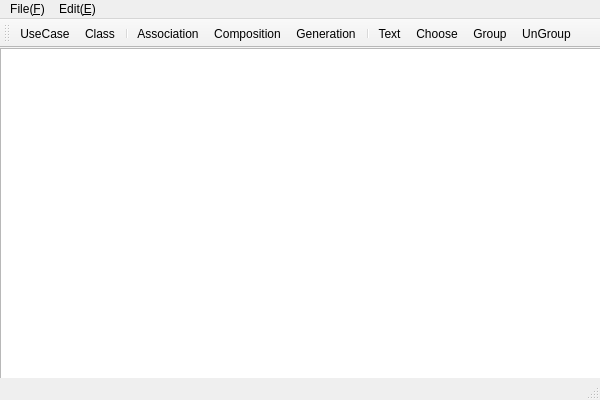
<?xml version="1.0" encoding="UTF-8"?>
<ui version="4.0">
 <class>UML_KEditorClass</class>
 <widget class="QMainWindow" name="UML_KEditorClass">
  <property name="geometry">
   <rect>
    <x>0</x>
    <y>0</y>
    <width>600</width>
    <height>400</height>
   </rect>
  </property>
  <property name="windowTitle">
   <string>UML_KEditorClass</string>
  </property>
  <widget class="QWidget" name="centralWidget">
   <widget class="QGraphicsView" name="graphicsView">
    <property name="geometry">
     <rect>
      <x>0</x>
      <y>0</y>
      <width>1200</width>
      <height>1200</height>
     </rect>
    </property>
   </widget>
  </widget>
  <widget class="QMenuBar" name="menuBar">
   <property name="geometry">
    <rect>
     <x>0</x>
     <y>0</y>
     <width>600</width>
     <height>21</height>
    </rect>
   </property>
   <widget class="QMenu" name="menuFile_F">
    <property name="title">
     <string>File(&amp;F)</string>
    </property>
   </widget>
   <widget class="QMenu" name="menuEdit_E">
    <property name="title">
     <string>Edit(&amp;E)</string>
    </property>
   </widget>
   <addaction name="menuFile_F"/>
   <addaction name="menuEdit_E"/>
  </widget>
  <widget class="QToolBar" name="mainToolBar">
   <attribute name="toolBarArea">
    <enum>TopToolBarArea</enum>
   </attribute>
   <attribute name="toolBarBreak">
    <bool>false</bool>
   </attribute>
   <addaction name="actionUseCase"/>
   <addaction name="actionClass"/>
   <addaction name="separator"/>
   <addaction name="actionAssociation"/>
   <addaction name="actionComposition"/>
   <addaction name="actionGeneration"/>
   <addaction name="separator"/>
   <addaction name="actionText"/>
   <addaction name="actionChoose"/>
   <addaction name="actionGroup"/>
   <addaction name="actionUnGroup"/>
  </widget>
  <widget class="QStatusBar" name="statusBar"/>
  <action name="actionUseCase">
   <property name="checkable">
    <bool>true</bool>
   </property>
   <property name="checked">
    <bool>false</bool>
   </property>
   <property name="icon">
    <iconset>
     <normaloff>Resources/image/usercase.png</normaloff>
     <normalon>Resources/image/usecase.png</normalon>Resources/image/usercase.png</iconset>
   </property>
   <property name="text">
    <string>UseCase</string>
   </property>
  </action>
  <action name="actionClass">
   <property name="checkable">
    <bool>true</bool>
   </property>
   <property name="icon">
    <iconset>
     <normaloff>Resources/image/class.png</normaloff>Resources/image/class.png</iconset>
   </property>
   <property name="text">
    <string>Class</string>
   </property>
  </action>
  <action name="actionAssociation">
   <property name="checkable">
    <bool>true</bool>
   </property>
   <property name="icon">
    <iconset>
     <normaloff>Resources/image/associate.png</normaloff>Resources/image/associate.png</iconset>
   </property>
   <property name="text">
    <string>Association</string>
   </property>
  </action>
  <action name="actionComposition">
   <property name="checkable">
    <bool>true</bool>
   </property>
   <property name="icon">
    <iconset>
     <normalon>Resources/image/composition.png</normalon>
    </iconset>
   </property>
   <property name="text">
    <string>Composition</string>
   </property>
  </action>
  <action name="actionGeneration">
   <property name="checkable">
    <bool>true</bool>
   </property>
   <property name="icon">
    <iconset>
     <normaloff>Resources/image/generation.png</normaloff>Resources/image/generation.png</iconset>
   </property>
   <property name="text">
    <string>Generation</string>
   </property>
  </action>
  <action name="actionChoose">
   <property name="checkable">
    <bool>true</bool>
   </property>
   <property name="icon">
    <iconset>
     <normaloff>Resources/image/mouse.png</normaloff>Resources/image/mouse.png</iconset>
   </property>
   <property name="text">
    <string>Choose</string>
   </property>
  </action>
  <action name="actionText">
   <property name="checkable">
    <bool>true</bool>
   </property>
   <property name="icon">
    <iconset>
     <normalon>Resources/image/Text.png</normalon>
    </iconset>
   </property>
   <property name="text">
    <string>Text</string>
   </property>
  </action>
  <action name="actionGroup">
   <property name="checkable">
    <bool>true</bool>
   </property>
   <property name="icon">
    <iconset>
     <normaloff>Resources/image/group.png</normaloff>Resources/image/group.png</iconset>
   </property>
   <property name="text">
    <string>Group</string>
   </property>
  </action>
  <action name="actionUnGroup">
   <property name="checkable">
    <bool>true</bool>
   </property>
   <property name="icon">
    <iconset>
     <normaloff>Resources/image/ungroup.png</normaloff>Resources/image/ungroup.png</iconset>
   </property>
   <property name="text">
    <string>UnGroup</string>
   </property>
  </action>
 </widget>
 <layoutdefault spacing="6" margin="11"/>
 <resources>
  <include location="uml_keditor.qrc"/>
 </resources>
 <connections/>
</ui>
